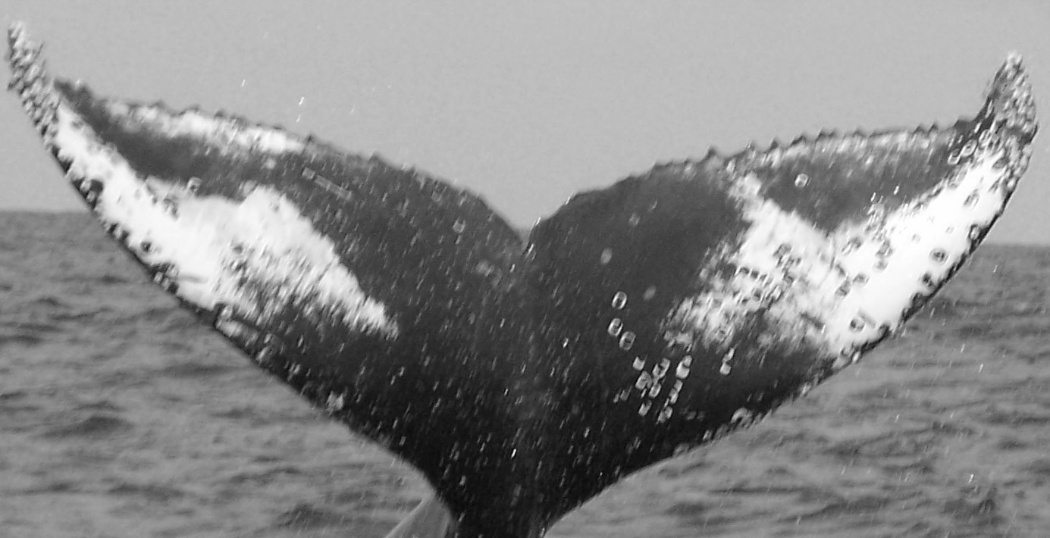
#> input picture metric_learning/test.jpg, 1050 x 538 px
$ python -i data_augs.py   (imports and definitions only)
#> lines starting #> are read from the running program, lines starting #| are printed output that depends on the picture
#> further down, picture is the input picture: shape (538, 1050, 3); min 2, max 255, mean 137
import cv2
import numpy as np
import random
import torch
# [215 lines left out: functions random_cropping, TTA_cropps, random_erase, random_cropping3d, random_shift, random_scale and 11 more, not called in this run]


def do_clahe(image, clip=2, grid=16):
#> called with clip = 2, grid = 16
    grid=int(grid)

    lab = cv2.cvtColor(image, cv2.COLOR_BGR2LAB)
#> lab: shape (538, 1050, 3); mean of channels 0, 1, 2 143.3, 128, 128
    gray, a, b = cv2.split(lab)
#> a: shape (538, 1050); every value is 128
    gray  = cv2.createCLAHE(clipLimit=clip, tileGridSize=(grid,grid)).apply(gray)
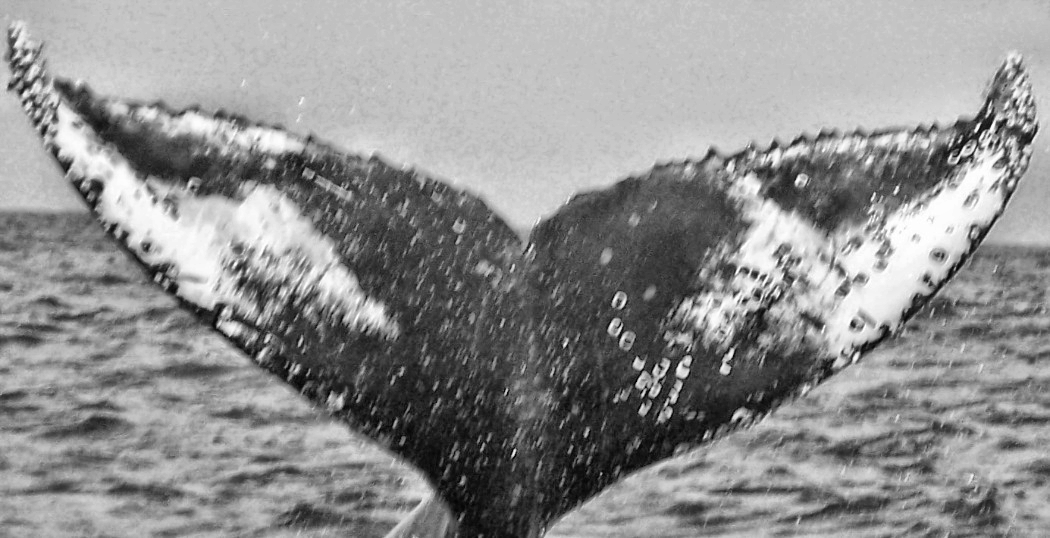
#> gray: shape (538, 1050); min 1, max 255, mean 143.8
    lab   = cv2.merge((gray, a, b))
#> lab: shape (538, 1050, 3); mean of channels 0, 1, 2 143.8, 128, 128
    image = cv2.cvtColor(lab, cv2.COLOR_LAB2BGR)

    return image

# [62 lines left out: functions do_flip_transpose, bgr_to_gray, do_flip_transpose_4, not called in this run]

>>> import cv2
>>> picture = cv2.imread('metric_learning/test.jpg')
>>> result = do_clahe(picture)
